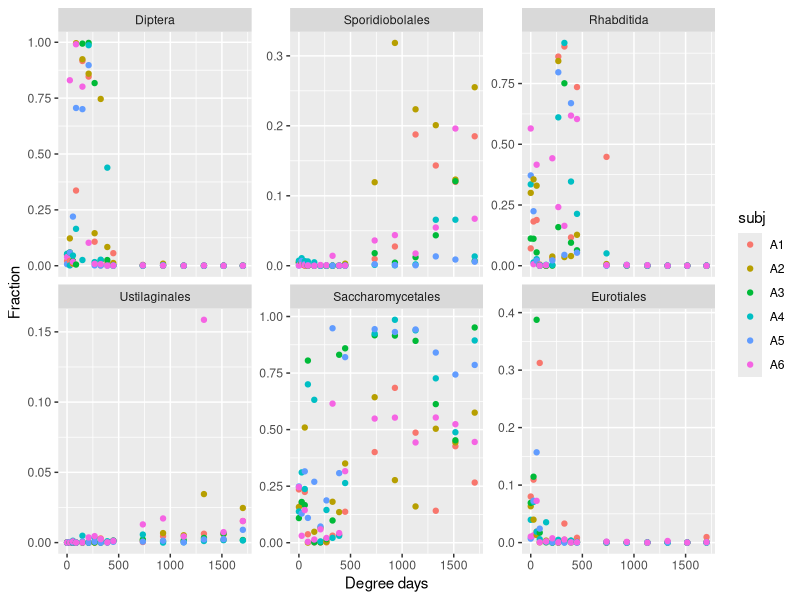
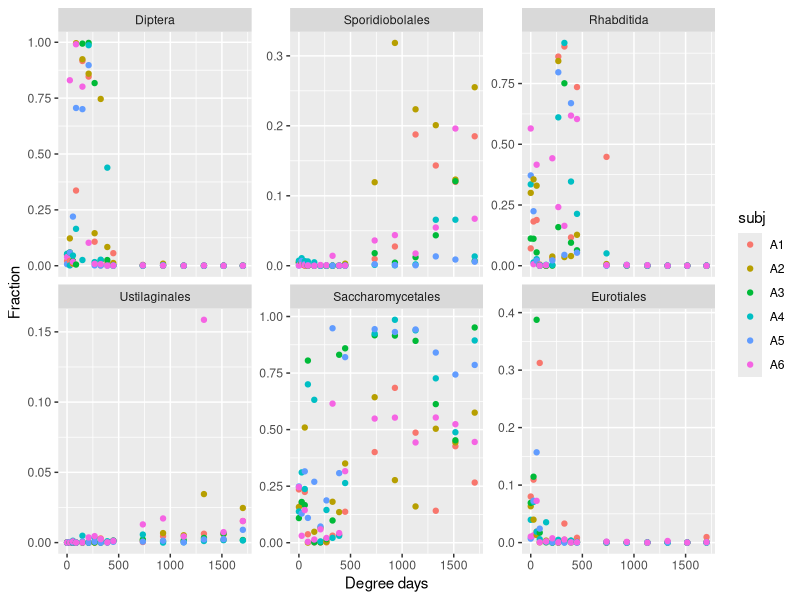

Write R code to recreate these figures, in order.
library("tidyverse")

## These are the top 6 families (in terms of IncNodePurity) from the
## model with the stricter inclusion criterion (hit_1perc_twice):
topChoices <- c("Diptera", "Sporidiobolales", "Rhabditida", "Ustilaginales", "Saccharomycetales", "Eurotiales")


## Using the dataset with the weird observations from subj. A3, day 40.
indivT <- read_csv("../../orders_massaged.csv")

chooseT <- indivT %>%
  filter(taxon %in% topChoices)
chooseT$taxon <- factor(chooseT$taxon, levels=topChoices)

ggplot(chooseT, aes(degdays, fracBySubjDay)) +
  geom_point(aes(color=subj)) +
  labs(x="Degree days", y="Fraction") +
  facet_wrap(~taxon, scales="free_y")  ## Allow diff. y-scales across panels.
  ## facet_wrap(~taxon)  ## Keep y-scales same across panels.
ggsave("influential_order_taxa_panel.pdf", width=7, height=4, units="in")
